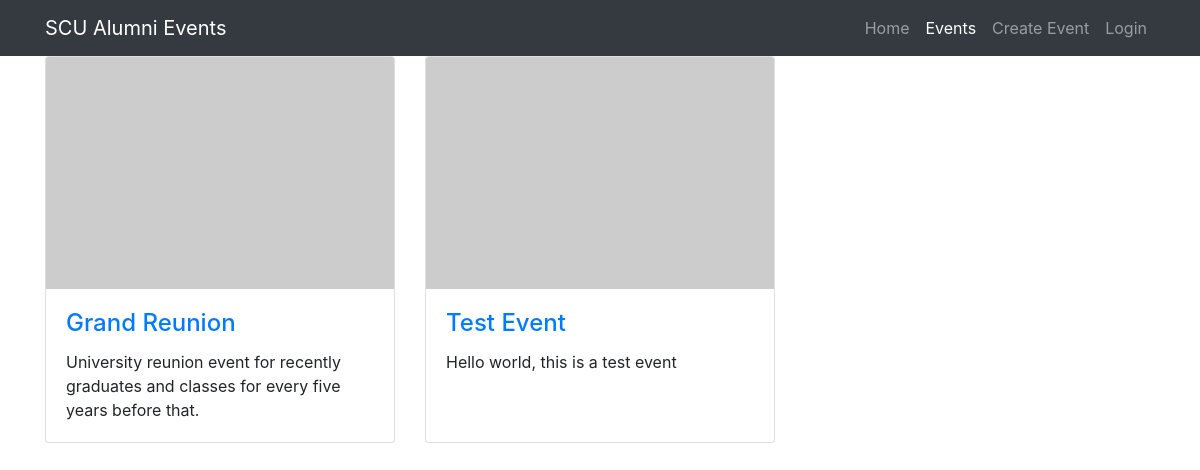
Before: /attendance/events/ with the older database file.
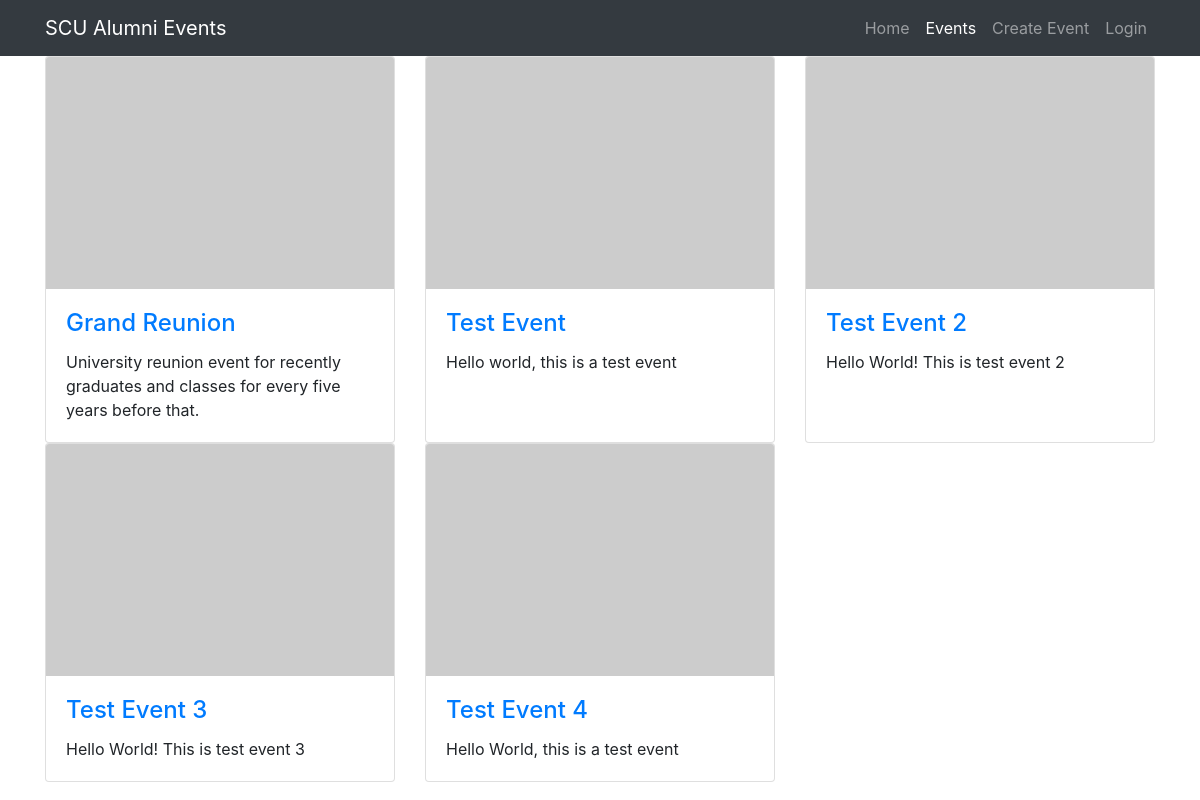
After: the same page with the newer database file.
### attendance/models.py (models this page shows, shortened)
class Event(models.Model):
    name = models.CharField(max_length=200, help_text='Enter an event name')
    description = models.TextField(max_length=1500, help_text='Enter an event description')
    location = models.CharField(max_length=75, help_text='Enter location of event')
    date = models.DateField()
    time = models.TimeField()
    numAttend = models.IntegerField(default=0)
    approved = models.BooleanField(default=False)
    image = models.ImageField()

### attendance/views.py (the view)
# urls.py: path('events/', views.EventListView.as_view(), name='events'),
class EventListView(generic.ListView):
    model = Event
    query_set = Event.objects.filter(date__gte=today).order_by('date', 'time')[:21]
    template_name = 'listPage.html'

### attendance/templates/listPage.html (shortened to what this page needs)
<!DOCTYPE html>
<html lang="en">
<head>
  <link rel="stylesheet" href="https://stackpath.bootstrapcdn.com/bootstrap/4.1.3/css/bootstrap.min.css">
  <link href="https://s3-us-west-2.amazonaws.com/alumrecording/css/3-col-portfolio.css" rel="stylesheet">
</head>
<body>
  {% block navbar %}
  <nav class="navbar navbar-expand-lg navbar-dark bg-dark fixed-top">
    <div class="container">
      <a class="navbar-brand" href="{% url 'index' %}">SCU Alumni Events</a>
      <div class="collapse navbar-collapse" id="navbarResponsive">
        <ul class="navbar-nav ml-auto">
          <li class="nav-item">
            <a class="nav-link" href="{% url 'index' %}">Home</a>
          </li>
          <li class="nav-item active">
            <a class="nav-link" href="{% url 'events' %}">Events
            </a>
          </li>
          <li class="nav-item">
            <a class="nav-link" href="{% url 'new_event' %}">Create Event</a>
          </li>
          <li class="nav-item">
            {% if user.is_authenticated %}
            <a class="nav-link" href="{% url 'logout' %}">Logout</a>
            {% else %}
            <a class="nav-link" href="{% url 'login' %}">Login</a>
            {% endif %}
          </li>
        </ul>
      </div>
    </div>
  </nav>
  {% endblock %}
  {% block content %}
  <div class="container">
    <h1>Events List</h1>
    {% if event_list %}
    <div class="row">
      {% for event in event_list %}
      <div class="col-lg-4 col-sm-6 portfolio-item">
        <div class="card h-100">
          <a href="#"><img class="card-img-top" src="http://placehold.it/750x500" alt=""></a>
          <div class="card-body">
            <h4 class="card-title">
              <a href="{% url 'event_detail' event.pk %}">{{ event.name }}</a>
            </h4>
            <p class="card-text">{{ event.description|truncatechars:300 }}</p>
          </div>
        </div>
      </div>
      {% endfor %}
    </div>
    {% endif %}
    {% endblock %}
</body>
</html>

Changed rows visible on the page:
added Event: name "Test Event 2", description "Hello World! This is test event 2"
added Event: name "Test Event 3", description "Hello World! This is test event 3"
added Event: name "Test Event 4", description "Hello World, this is a test event"
